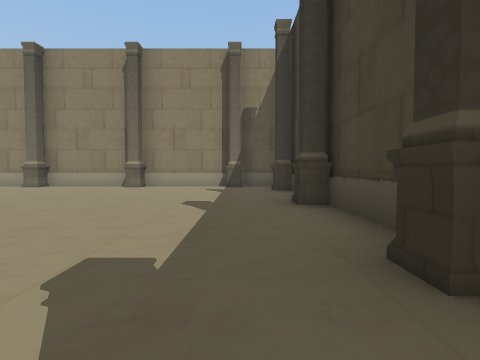
view 1 (above)

17 first-person views from a walk through a scene from a Unity 3-D project. The camera is 1.2 m above the floor, tilts 2° down and sees 80° across. The floor is counted in squares, 2.38 m on a side. Each view is taken from the middle of a square. On the plan, view 1 faces up. The plan holds only what a view shows up to about 9 squares ahead; the rest is blank. The player character is not drawn. Some animated figures are left out.

view 2
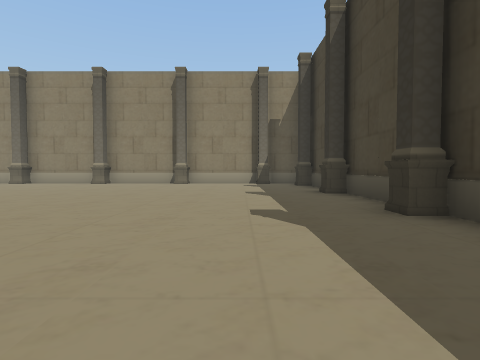

view 3
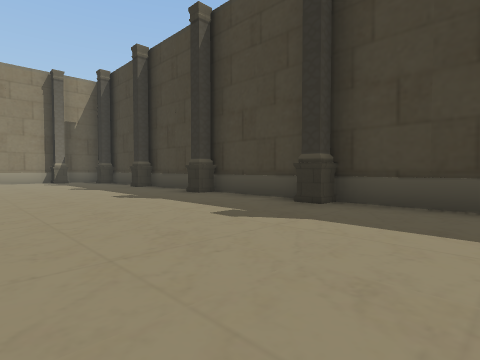

view 4
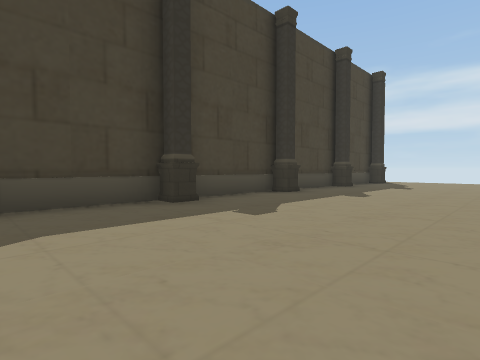

view 5
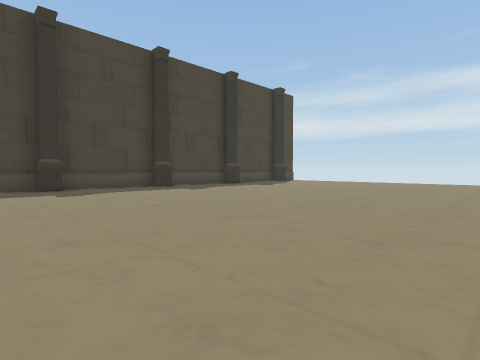

view 6
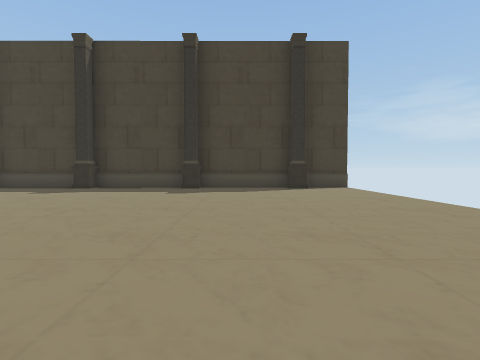

view 7
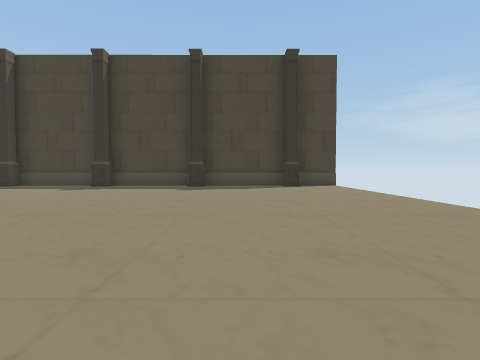

view 8
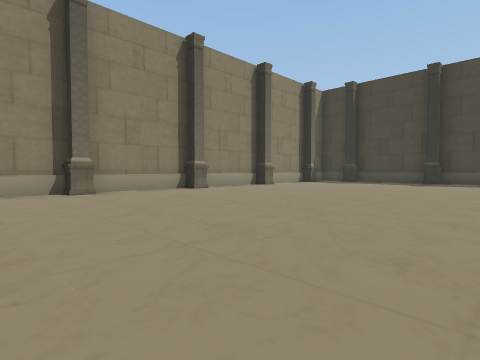

view 9
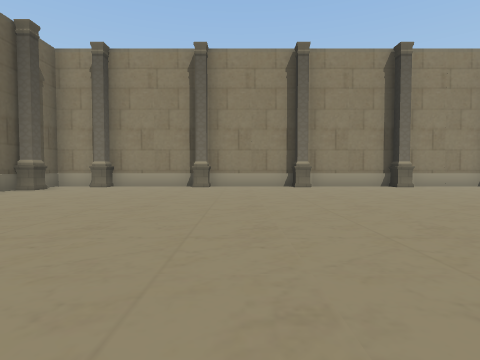

view 10
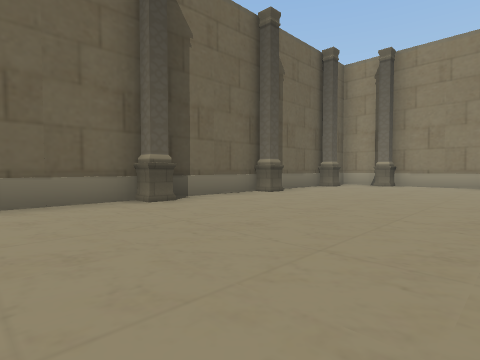

view 11
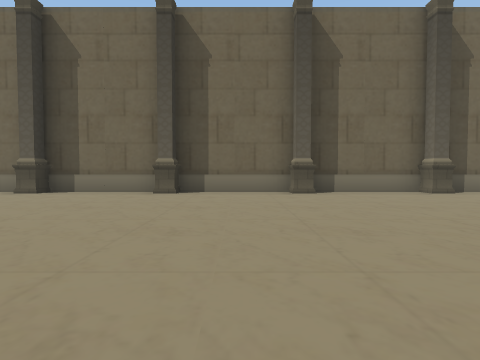

view 12
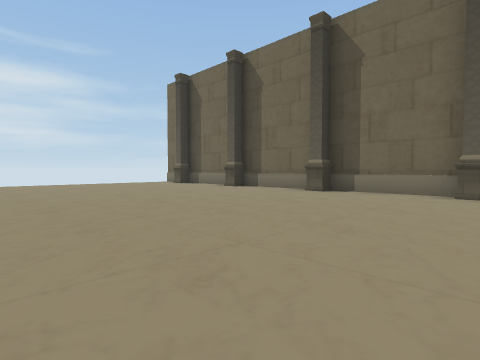

view 13
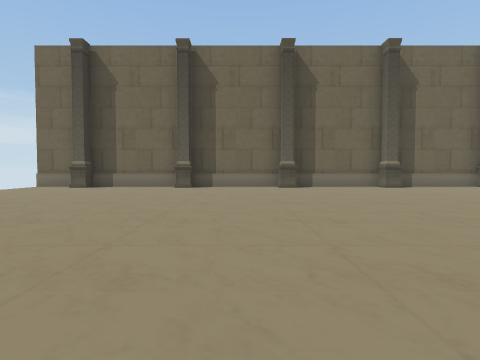

view 14
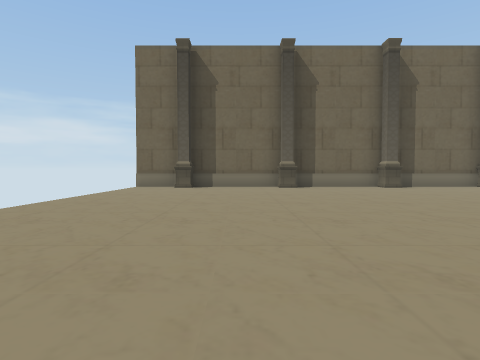

view 15
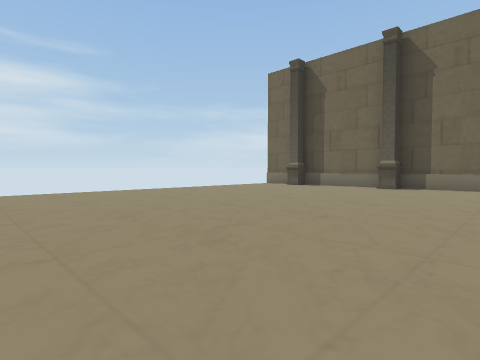

view 16
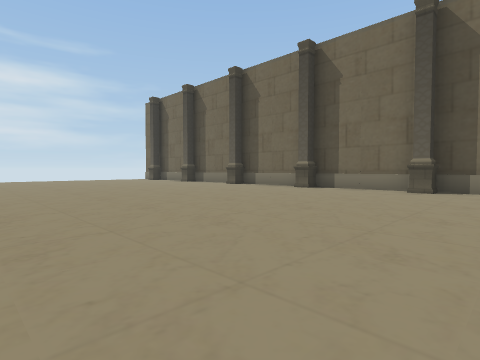

view 17
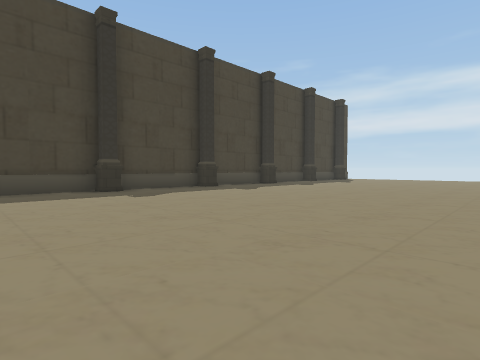

### Floor plan
Points are (right, up) in squares from view 1. A wall is a line through its corners. A room is listed if a view was taken in it or the views show most of it. See-through windows are left out.
Room 1 (views 1, 2, 3, 4, 5, 6, 7, 8, 9, 10, 11, 12, 13, 14, 15, 16, 17)
walls: (0.9, -5) (0.9, -4.4) (1.3, -4.4) (1.3, -1.8) (0.9, -1.8) (0.9, -1.4) (1.3, -1.4) (1.3, 1.2) (0.9, 1.2) (0.9, 1.6); (-16.2, 1.8) (-16.2, 1.2) (-16.6, 1.2) (-16.6, -1.4) (-16.2, -1.4) (-16.2, -1.8) (-16.6, -1.8) (-16.6, -4.4) (-16.2, -4.4) (-16.2, -4.8) (-16.6, -4.8) (-16.6, -7.4) (-16.2, -7.4) (-16.2, -7.8) (-16.6, -7.8) (-16.6, -10.4) (-16.2, -10.4) (-16.2, -10.9); (1.3, 2.1) (1.3, 4.5); (-16.2, 4.6) (-16.2, 4.2) (-16.6, 4.2) (-16.6, 1.7); (-8.9, 8.4) (-9.4, 8.4); (-5.9, 8.4) (-6.4, 8.4); (-16.6, -10.8) (-16.6, -13.4) (-16.2, -13.4) (-16.2, -13.9); (1.4, 4.2) (0.9, 4.2) (0.9, 4.6); (-9.4, 8.9) (-12, 8.9); (-6.4, 8.9) (-8.9, 8.9); (-11.9, 8.4) (-12.4, 8.4); (-2.9, 8.4) (-3.4, 8.4); (-12.4, 8.9) (-14.9, 8.9); (-3.5, 8.9) (-5.9, 8.9); (1.3, 6) (1.3, 7.2) (0.9, 7.2) (0.9, 7.6); (-14.9, 8.4) (-15.4, 8.4); (-16.2, 7.6) (-16.2, 7.2) (-16.6, 7.2) (-16.6, 5.1); (-16.6, -13.9) (-16.6, -15.1); (0.1, 8.4) (-0.4, 8.4); (1.3, -13.5) (1.3, -10.8) (0.9, -10.8) (0.9, -10.4) (1.3, -10.4) (1.3, -7.8) (0.9, -7.8) (0.9, -7.4) (1.3, -7.4) (1.3, -4.9); (-15.5, 8.9) (-16.6, 8.9) (-16.6, 8.1); (0.9, -13.9) (0.9, -13.4); (-0.3, 8.9) (-2.9, 8.9); (1.1, 8.9) (0, 8.9); (1.3, -15.1) (1.3, -13.9)
ways out: gap at (-17, -15)

Positions as (right, up) in squares from view 1, and headings:
1: (0, 0), facing up
2: (-1, -2), facing up
3: (-3, -4), facing up-right
4: (-3, -2), facing down-right
5: (-7, -3), facing down-right
6: (-7, -12), facing right
7: (-8, -12), facing right
8: (-11, 2), facing up-right
9: (-11, 0), facing up
10: (-12, -1), facing up-left
11: (-10, -3), facing left
12: (-10, -4), facing down-left
13: (-8, -9), facing left
14: (-8, -12), facing left
15: (-8, -8), facing down-left
16: (-9, 0), facing down-left
17: (-6, 1), facing down-right
